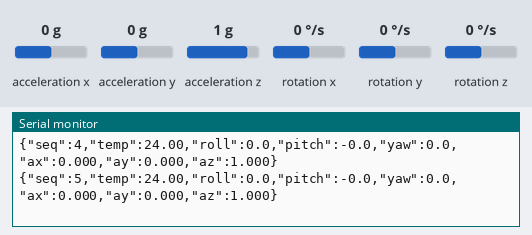
Bench run of a sketch on a simulated ESP32-C3. Parts: the last lines printed to the serial monitor. Wiring (inferred from the names in the program): MPU-6050 motion sensor at I2C address 0x68. The inputs (shaded band) are chosen by the test bench; at power-on: acceleration x 0 g, acceleration y 0 g, acceleration z 1 g, rotation z 0 °/s, rotation x 0 °/s, rotation y 0 °/s.

Above: at 1.7 s.
1.8 s: acceleration x set to -1.4 g
At 1.93 s:
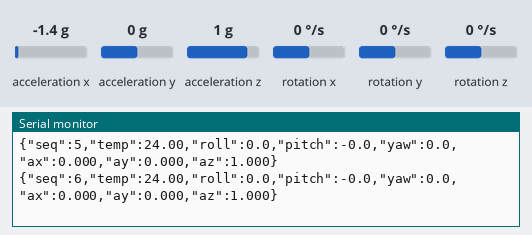
3.3 s: acceleration y set to -1.4 g
At 3.43 s:
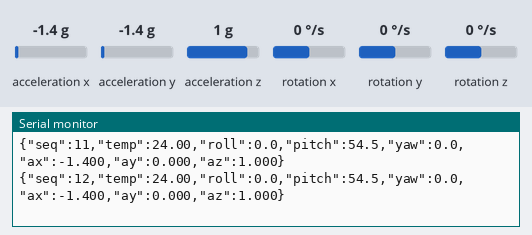
4.8 s: acceleration z set to -1.4 g
At 4.93 s:
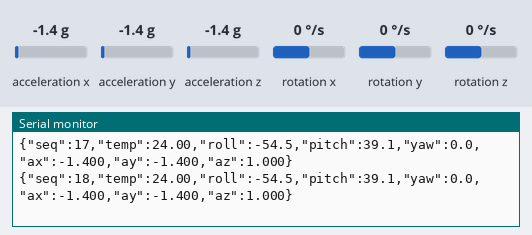
6.3 s: rotation z set to -192 °/s
At 6.43 s:
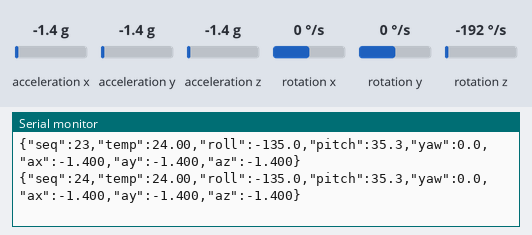
Timing chart, 0 to 8.8 s (numbered marks = the images above; inputs shaded):
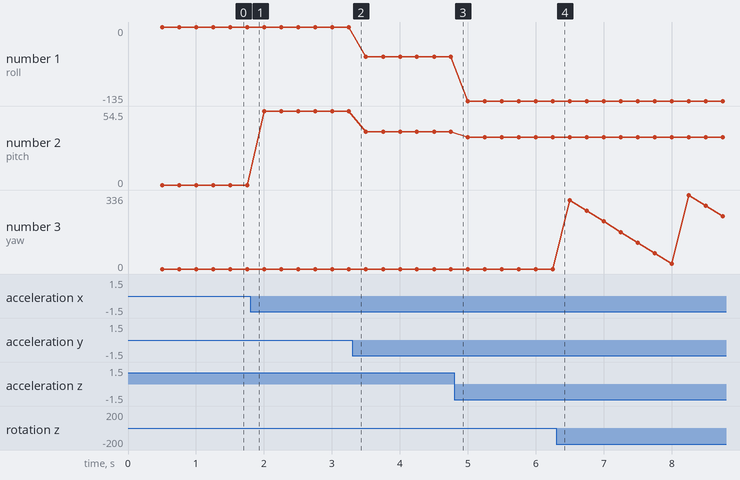

Measured:
- plotted number 1: 0 → -54.5 after the input at 3.3 s, -54.5 → -135 after the input at 4.8 s
- plotted number 2: 0 → 54.5 after the input at 1.8 s, 54.5 → 39.1 after the input at 3.3 s, 39.1 → 35.3 after the input at 4.8 s
- plotted number 3: 0 → 240 after the input at 6.3 s

The sketch:

esp32-telemetry.ino
```cpp
// CubeOS — telemetría de ejemplo para ESP32 (probado en ESP32-C3 SuperMini).
//
// Envía una línea JSON por lectura a 115200 baudios, lista para /conectar.
// Sin sensores emite datos sintéticos. Con un MPU6050 en I2C (SDA/SCL abajo)
// calcula roll y pitch reales desde el acelerómetro y manda la temperatura del chip.
//
// ESP32-C3: en Arduino IDE activa "USB CDC On Boot: Enabled" para usar el USB nativo.

#include <Wire.h>

#define BAUD 115200
#define PERIOD_MS 250   // 4 Hz
#define SDA_PIN 8
#define SCL_PIN 9
#define MPU_ADDR 0x68

bool mpuFound = false;
uint32_t seq = 0;

bool mpuBegin() {
  Wire.begin(SDA_PIN, SCL_PIN);
  Wire.beginTransmission(MPU_ADDR);
  Wire.write(0x6B);  // PWR_MGMT_1: salir de reposo
  Wire.write(0x00);
  return Wire.endTransmission() == 0;
}

bool mpuRead(float &ax, float &ay, float &az, float &gx, float &gy, float &gz, float &tempC) {
  Wire.beginTransmission(MPU_ADDR);
  Wire.write(0x3B);  // ACCEL_XOUT_H
  if (Wire.endTransmission(false) != 0) return false;
  if (Wire.requestFrom(MPU_ADDR, 14) != 14) return false;
  int16_t raw[7];
  for (int i = 0; i < 7; i++) raw[i] = (Wire.read() << 8) | Wire.read();
  ax = raw[0] / 16384.0; ay = raw[1] / 16384.0; az = raw[2] / 16384.0;  // g (±2 g)
  tempC = raw[3] / 340.0 + 36.53;
  gx = raw[4] / 131.0; gy = raw[5] / 131.0; gz = raw[6] / 131.0;       // °/s (±250)
  return true;
}

void setup() {
  Serial.begin(BAUD);
  delay(500);
  mpuFound = mpuBegin();
  Serial.println(mpuFound ? "# CubeOS: MPU6050 detectado" : "# CubeOS: sin MPU6050, datos sinteticos");
}

void loop() {
  static uint32_t last = 0;
  static float yaw = 0;
  if (millis() - last < PERIOD_MS) return;
  float dt = (millis() - last) / 1000.0;
  last = millis();
  seq++;

  float ax, ay, az, gx, gy, gz, temp;
  if (mpuFound && mpuRead(ax, ay, az, gx, gy, gz, temp)) {
    float roll = atan2(ay, az) * 180.0 / PI;
    float pitch = atan2(-ax, sqrt(ay * ay + az * az)) * 180.0 / PI;
    yaw = fmod(yaw + gz * dt + 360.0, 360.0);  // integra el giro: deriva con el tiempo
    Serial.printf("{\"seq\":%lu,\"temp\":%.2f,\"roll\":%.1f,\"pitch\":%.1f,\"yaw\":%.1f,\"ax\":%.3f,\"ay\":%.3f,\"az\":%.3f}\n",
                  (unsigned long)seq, temp, roll, pitch, yaw, ax, ay, az);
  } else {
    float t = millis() / 1000.0;
    Serial.printf("{\"seq\":%lu,\"temp\":%.2f,\"hum\":%.1f,\"roll\":%.1f,\"pitch\":%.1f,\"yaw\":%.1f,\"lat\":%.5f,\"lon\":%.5f}\n",
                  (unsigned long)seq, 22.0 + sin(t / 20.0) * 2.0, 45.0 + sin(t / 30.0) * 5.0,
                  sin(t / 4.0) * 30.0, cos(t / 5.0) * 15.0, fmod(t * 10.0, 360.0),
                  -12.04600 + sin(t / 60.0) * 0.002, -77.04300 + cos(t / 60.0) * 0.002);
  }
}
```
